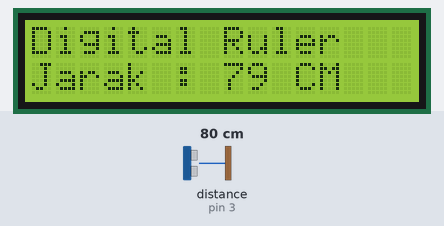
Recording of a sketch running on a simulated Arduino Uno, built with avr-gcc and run on an emulated ATmega328P. Shown: 16×2 character LCD. Wiring (inferred from the names in the program): ultrasonic range finder: trigger pin 2; echo pin 3. The inputs (shaded band) are chosen by the test bench; at power-on: distance to the obstacle (sensor on pin 3) 80 cm. The echo pulse lasts 58.3 µs per cm; what the sketch prints to the serial monitor is not drawn.

Above: at 1.2 s.
1.3 s: distance to the obstacle (sensor on pin 3) set to 120 cm
At 2.7 s:
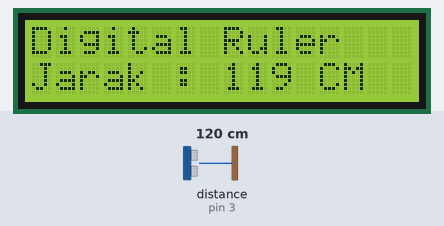
3.0 s: distance to the obstacle (sensor on pin 3) set to 2 cm
At 3.6 s:
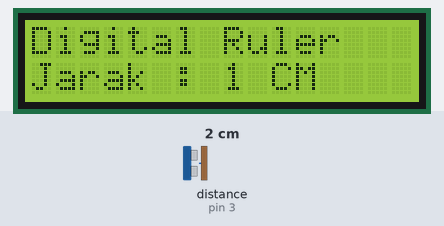
4.5 s: distance to the obstacle (sensor on pin 3) set to 4 cm
At 4.76 s:
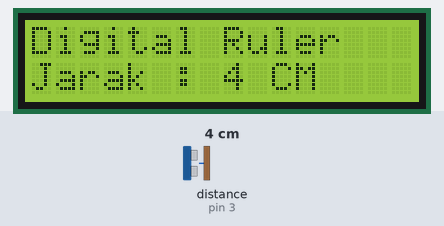
Timing chart, 0 to 7.5 s (numbered marks = the images above; inputs shaded):
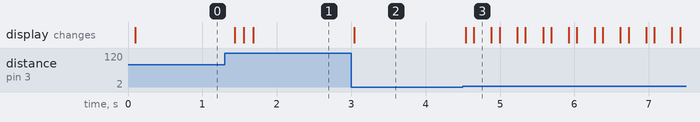

Measured:
- after the input at 1.3 s, the display: changes after 0.13 s (image 1)
- after the input at 3.0 s, the display: changes at once (image 2)
- after the input at 4.5 s, the display: first changes at once (image 3 shows a later state)

The sketch:

tiktok_ultrasonic.ino
```cpp
#include <Wire.h>
#include <LiquidCrystal_I2C.h>
LiquidCrystal_I2C lcd(0x27, 16, 2);

#define trigPin 2
#define echoPin 3

void setup() {
  Serial.begin (9600);
  lcd.init();
  lcd.backlight();
  pinMode(trigPin, OUTPUT);
  pinMode(echoPin, INPUT);
  lcd.setCursor(0, 0);
  lcd.print("Digital Ruler");
  lcd.setCursor(0, 1);
}

void loop() {
  long duration, distance;
  digitalWrite(trigPin, LOW);
  delayMicroseconds(2);
  digitalWrite(trigPin, HIGH);
  delayMicroseconds(10);
  digitalWrite(trigPin, LOW);
  duration = pulseIn(echoPin, HIGH);
  distance = (duration / 2) / 29.1;
  Serial.println(distance);
  lcd.setCursor(0, 1);
  lcd.print("Jarak : ");
  lcd.print(distance);
  lcd.print(" CM   ");
  delay(100);
}
```
